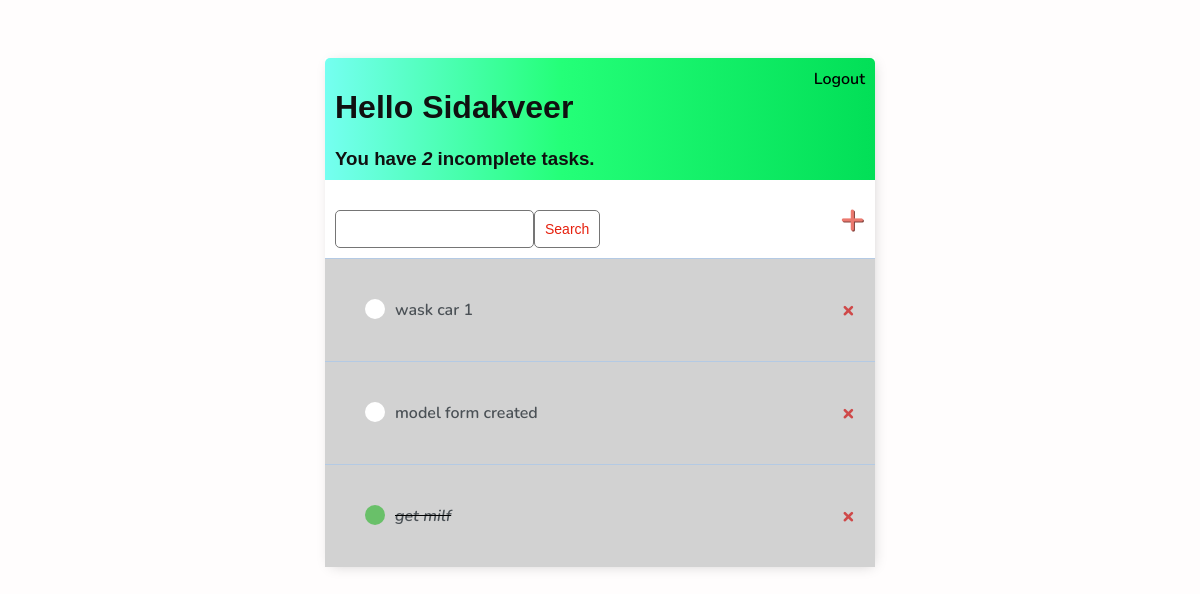
Page / (signed in) on the earlier database version.
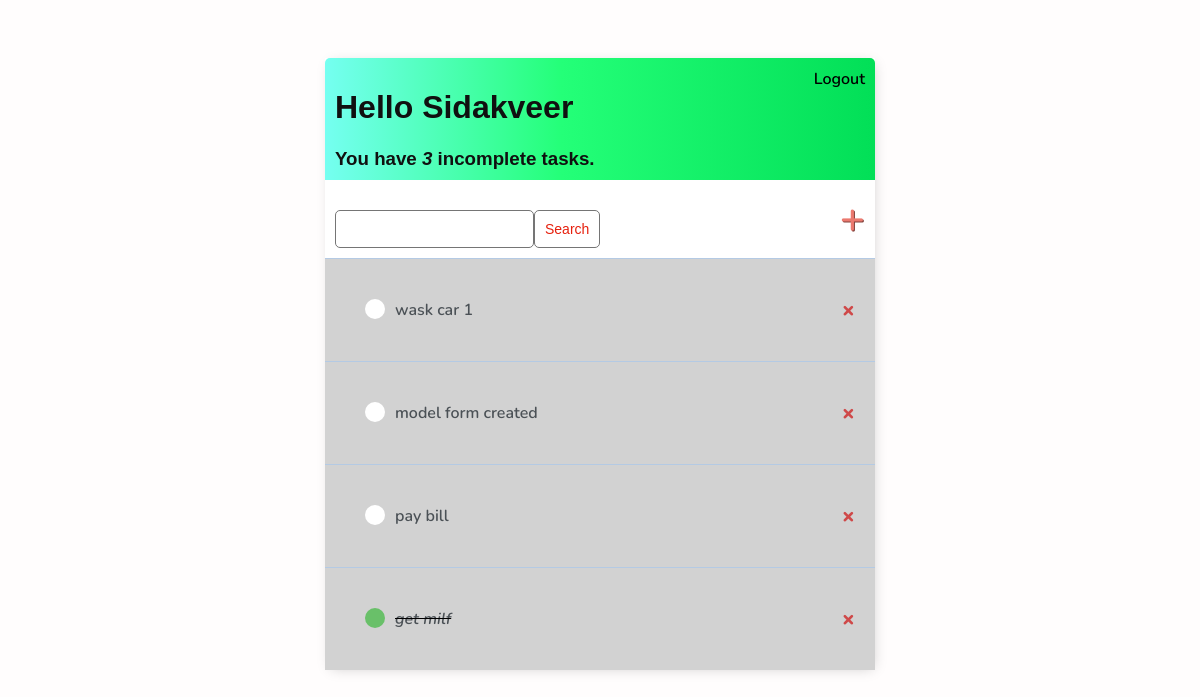
Same page on the later database version.
### base/models.py (models this page shows)
class Task(models.Model):
    user = models.ForeignKey(User, on_delete=models.CASCADE, null=True, blank=True)
    title = models.CharField(max_length=255)
    description = models.TextField(null=True, blank=True)
    complete = models.BooleanField(default=False)
    created = models.DateTimeField(auto_now_add=True)
    def __str__(self) -> str:
        return self.title
    class Meta:
        ordering = ["complete"]

### base/views.py (the view)
# urls.py: path("", TaskList.as_view(), name="tasks"),
class TaskList(LoginRequiredMixin, ListView):
    model = Task
    context_object_name = "tasks"
    def get_context_data(self, **kwargs):
        context = super().get_context_data(**kwargs)
        context['tasks'] = context["tasks"].filter(user=self.request.user)
        context['count'] = context["tasks"].filter(complete=False).count()
        search_input = self.request.GET.get("search-area") or ""
        if search_input:
            context["tasks"] = context["tasks"].filter(title__startswith=search_input)
        context["search_input"] = search_input
        return context

### base/templates/base/task_list.html
{% extends 'base/main.html' %}
{% block content %}
<div class="header-bar">
    <div>
        <h1>Hello {{request.user|title}}</h1>
        <h3 style="margin:0">You have <i>{{count}}</i> incomplete task{{ count|pluralize:"s"}}. </h3>
    </div>
    {% if request.user.is_authenticated %}
    <a href="{% url 'logout' %}">Logout</a>
    {% else %}
    <a href="{% url 'login' %}">Login</a>
    {% endif %}
</div>
<div id="search-add-wrapper">
    <form method="GET" style="margin-top: 20px;display: flex;">
        <input type="text" name="search-area" value="{{search_input}}">
    <input class="button" type="submit" value="Search">
    </form>
    <a id="add-link" href="{% url 'task-create' %}">&#x2b;</a>
</div>
<div  class="task-items-wrapper">
    {% for task in tasks%}
        <div class="task-wrapper">
            {% if task.complete %}
            <div class="task-title">
                <div class="task-complete-icon"></div>
                <i><s><a href="{% url 'task-update' task.id %}">{{task}}</a></s></i>
            </div>
                <a class="delete-link" href="{% url 'task-delete' task.id %}">&#215;</a>
            {% else %}
            <div class="task-title">
                <div class="task-incomplete-icon"></div>
                <a href="{% url 'task-update' task.id %}">{{task}}</a>
            </div>
            <a class="delete-link" href="{% url 'task-delete' task.id %}">&#215;</a>
            {% endif %}
        </div>
    {% empty %}
    <h3>No items in list</h3>
    {% endfor %}
</div>
{% endblock content %}

### base/templates/base/main.html (shortened to what this page needs)
<!DOCTYPE html>
<html lang="en">
<head>
</head>
<body>
    <div class="container">
        {% block content %} {% endblock content %}
    </div>
</body>
</html>

### base/templates/base/main.html (style rules this page uses)
body { background-color: #fffdfd; font-family: 'Nunito', sans-serif; padding-top: 50px; }
h1, h2, h3, h4, h5, h6 { font-family: 'Raleway', sans-serif; }
a, p { color: #4b5156 }
a { font-weight: 600; }
.container { max-width: 550px; margin: auto; background-color: #fff; -webkit-box-shadow: 2px 2px 13px -4px rgba(0, 0, 0, 0.21); box-shadow: 2px 2px 13px -4px rgba(0, 0, 0, 0.21); }
input { outline: none; border: none; }
.header-bar { display: flex; justify-content: space-between; color: rgb(16, 16, 16); padding: 10px; border-radius: 5px 5px 0 0; background: linear-gradient(90deg, #75fff1 0%, #24ff78 43%, #02df57 100%); }
.header-bar a { color: rgb(0, 0, 0); text-decoration: none; }
.task-wrapper { display: flex; align-items: center; justify-content: space-between; padding: 20px; background-color: #d2d2d2; border-top: 1px solid #b4cae4; }
.task-title { display: flex; padding: 20px; }
.task-title a { text-decoration: none; color: #4b5156; margin-left: 10px; }
.task-complete-icon { height: 20px; width: 20px; background-color: rgb(105, 192, 105); border-radius: 50%; }
.task-incomplete-icon { height: 20px; width: 20px; background-color: rgb(255, 255, 255); border-radius: 50%; }
.delete-link { text-decoration: none; font-weight: 900; color: #cf4949; font-size: 22px; line-height: 0; padding: 20px 0px; }
#add-link { color: #EB796F; text-decoration: none; font-size: 42px; text-shadow: 1px 1px #81413b; }
#search-add-wrapper { display: flex; justify-content: space-between; align-items: center; padding: 10px; }
input[type=text], input[type=password], textarea { border: 1px solid #757575; border-radius: 5px; padding: 10px; width: 90%; }
::placeholder { font-weight: 300; opacity: 0.5; }
.button { border: 1px solid #757575; background-color: #FFF; color: #e6200e; padding: 10px; font-size: 14px; border-radius: 5px; cursor: pointer; text-decoration: none; }

Differences in the rows shown:
added Task: title "pay bill"
Other differences:
{{ count }}: "2" → "3"
